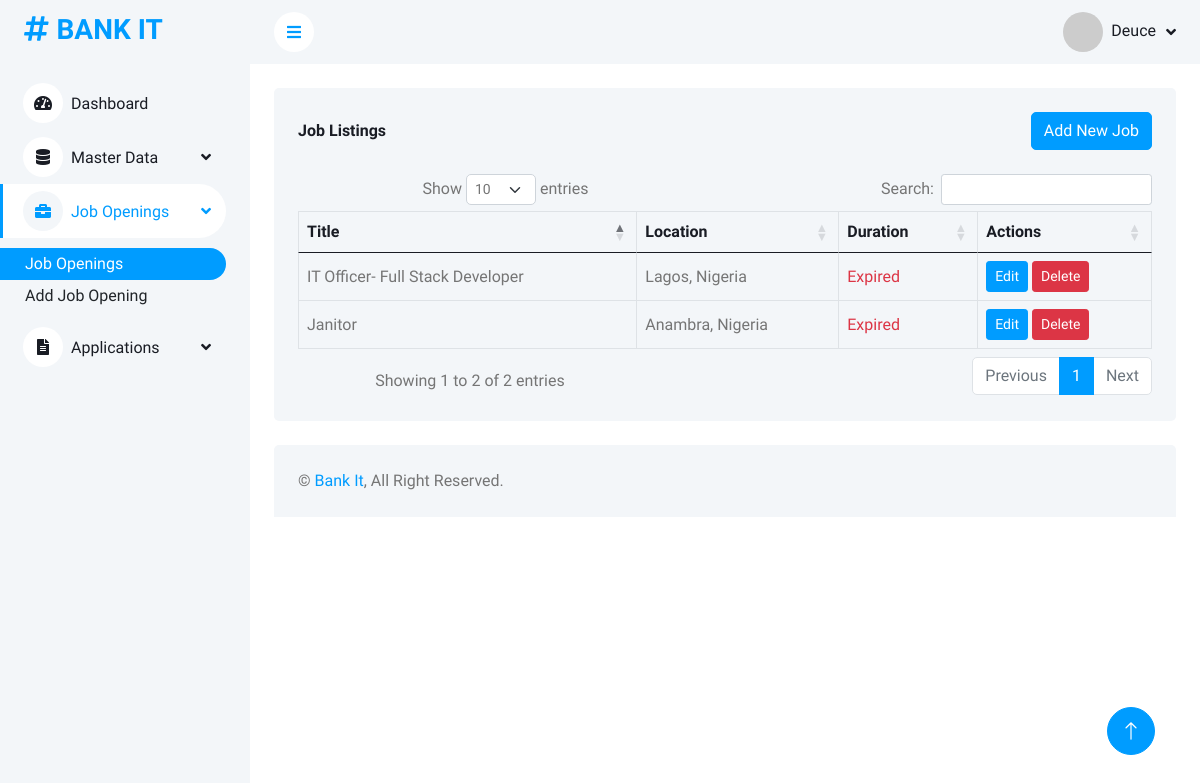
The app's page /view_jobs.php (signed in) with its own data.
### tables this page shows
CREATE TABLE `job_openings` (
  `id` int(11) NOT NULL,
  `job_title` varchar(255) NOT NULL,
  `job_location` varchar(255) NOT NULL,
  `duration` varchar(255) NOT NULL,
  `job_summary` text NOT NULL,
  `job_responsibility` text NOT NULL,
  `job_requirements` text NOT NULL
);

CREATE TABLE `locations` (
  `id` int(11) NOT NULL,
  `state` varchar(255) NOT NULL,
  `country` varchar(255) NOT NULL
);

### view_jobs.php (the view, shortened to what this page needs)
<?php
include 'layout/header.php';
include 'includes/db_con.php';
?>
<body>
    <div class="container-xxl position-relative bg-white d-flex p-0">
        <?php include 'layout/sidebar.php'; ?>
        <div class="content">
            <?php include 'layout/navbar.php'; ?>
            <div class="container-fluid pt-4 px-4">
                <div class="bg-light text-center rounded p-4">
                    <div class="d-flex align-items-center justify-content-between mb-4">
                        <h6 class="mb-0">Job Listings</h6>
                        <a href="add-jobs.php" class="btn btn-primary">Add New Job</a>
                    </div>
                    <div class="table-responsive">
                        <table id="myTable" class="table text-start align-middle table-bordered table-hover mb-0">
                            <thead>
                                <tr class="text-dark">
                                    <th scope="col">Title</th>
                                    <th scope="col">Location</th>
                                    <th scope="col">Duration</th>
                                    <th scope="col">Actions</th>
                                </tr>
                            </thead>
                            <tbody>
                                <?php
                                $query = "SELECT j.*,
                                          l.state,
                                          l.country,
                                          DATEDIFF(j.duration, CURDATE()) as days_remaining
                                          FROM job_openings j
                                          LEFT JOIN locations l ON j.job_location = l.id";
                                $result = mysqli_query($conn, $query);
                                if (!$result) {
                                    die('Query Failed' . mysqli_error($conn));
                                } else {
                                    while ($row = mysqli_fetch_assoc($result)) {
                                        ?>
                                        <tr>
                                            <td><?php echo htmlspecialchars($row['job_title']); ?></td>
                                            <td><?php echo htmlspecialchars($row['state'] . ', ' . $row['country']); ?></td>
                                            <td>
                                                <?php
                                                $days = $row['days_remaining'];
                                                if ($days <= 0) {
                                                    echo "<span class='text-danger'>Expired</span>";
                                                } else {
                                                    echo $days . " days remaining";
                                                }
                                                ?>
                                            </td>
                                            <td>
                                                <a class="btn btn-sm btn-primary"
                                                    href="edit-job.php?id=<?php echo $row['id']; ?>">Edit</a>
                                                <a class="btn btn-sm btn-danger"
                                                    href="controllers/delete_job_controller.php?id=<?php echo $row['id']; ?>"
                                                    onclick="return confirm('Are you sure you want to delete this job posting?');">Delete</a>
                                            </td>
                                        </tr>
                                        <?php
                                    }
                                }
                                ?>
                            </tbody>
                        </table>
                    </div>
                </div>
            </div>
            <?php include 'layout/footer.php'; ?>
</body>

### css/style.css (style rules this page uses)
:root { --primary: #009CFF; --light: #F3F6F9; --dark: #191C24; }
.btn { transition: .5s; }
.btn.btn-primary { color: #FFFFFF; }
.content { margin-left: 250px; min-height: 100vh; background: #FFFFFF; transition: 0.5s; }
@media (min-width: 992px) { .content { width: calc(100% - 250px); } }

### records on screen
job_openings: job_title "IT Officer- Full Stack Developer", locations.state+country "Lagos, Nigeria"
job_openings: job_title "Janitor", locations.state+country "Anambra, Nigeria"

### other values on screen
$_SESSION['username'] "Deuce"
